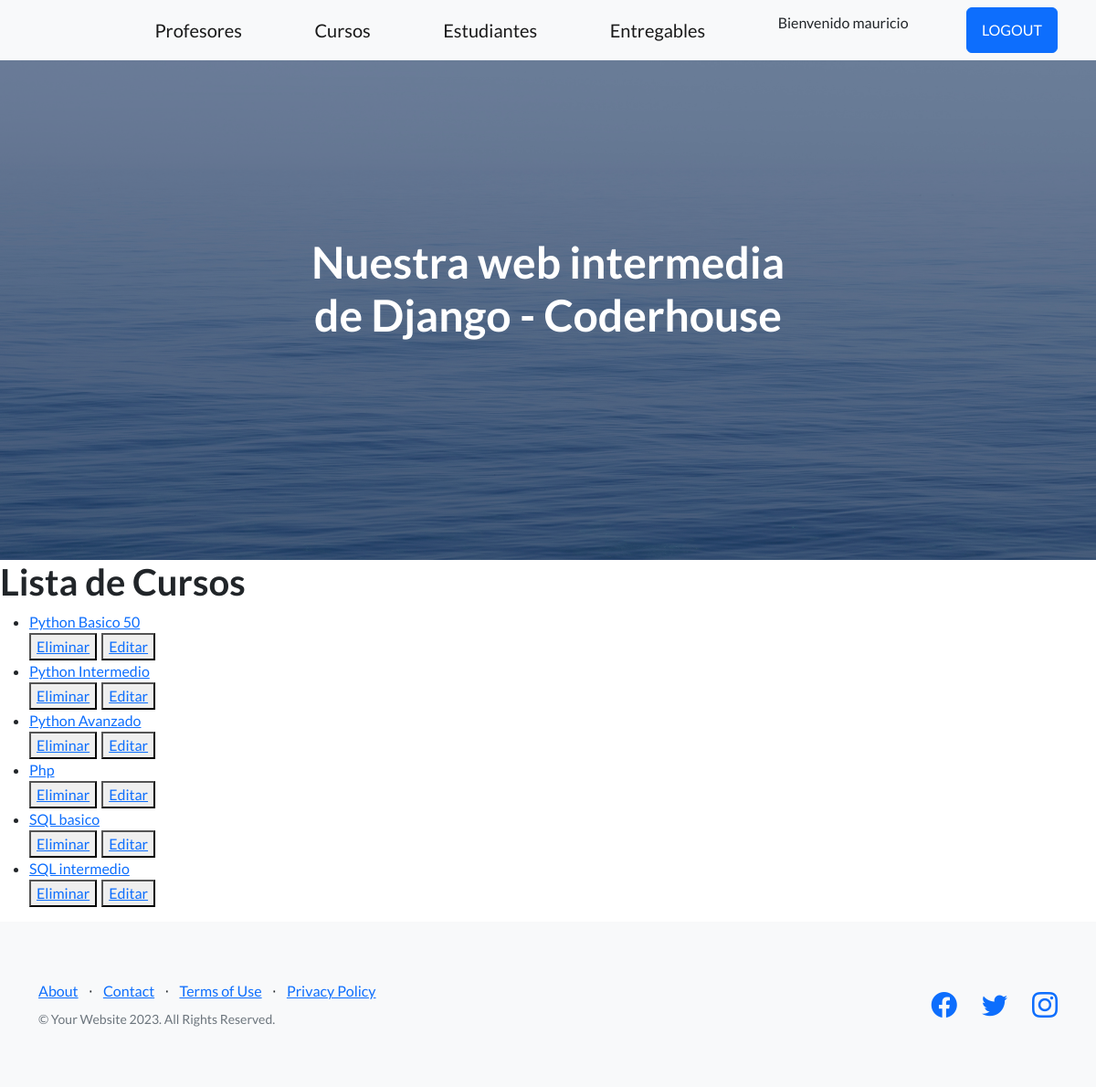
The app's page /app-coder/listaCursos/ (signed in) with its own data.
### AppCoder/models.py (models this page shows)
class Curso(models.Model):
  nombre = models.CharField(max_length=50)
  camada = models.IntegerField()
  def __str__(self):
    return f'{self.nombre}'

### AppCoder/views.py (the view)
# urls.py: path('listaCursos/', CursoList.as_view(), name="ListaCursos"),
class CursoList(LoginRequiredMixin, ListView):
  model = Curso
  template_name = 'curso_list.html'
  context_object_name = 'cursos'

### AppCoder/templates/curso_list.html (shortened to what this page needs)
{% extends 'padre.html' %}
{% load static %}
{% block contenidoQueCambia %}
  <h1>Lista de Cursos</h1>
  <ul>
    {% for curso in cursos %}
      <li>
        <a href="{% url 'DetalleCursos' curso.id %}">
          {{ curso }}
        </a>
      </li>
      <div style="display: flex; column-gap: 5px;">
        <button>
          <a href="{% url 'EliminaCursos' curso.id %}">Eliminar</a>
        </button>
        <button>
          <a href="{% url 'ActualizaCursos' curso.id %}">Editar</a>
        </button>
      </div>
    {% endfor %}
  </ul>
{% endblock contenidoQueCambia %}

### AppCoder/templates/navbar.html (shortened to what this page needs)
<nav class="navbar navbar-light bg-light static-top">
  <div class="container">
      <div class="mi-button">
      </div>
      <a class="navbar-brand" href="{% url 'ListaProfesores' %}">Profesores</a>
      <a class="navbar-brand" href="{% url 'ListaCursos' %}">Cursos</a>
      <a class="navbar-brand" href="{% url 'Estudiantes' %}">Estudiantes</a>
      <a class="navbar-brand" href="{% url 'Entregables' %}">Entregables</a>
      {% if user.is_authenticated %}
        <p>Bienvenido {{user.username}}</p>
        <a class="btn btn-primary" href="{% url 'Logout' %}">LOGOUT</a>
      {% else %}
        <a class="btn btn-primary" href="{% url 'Login' %}">LOGIN</a>
      {% endif %}
  </div>
</nav>

### AppCoder/static/css/mis_estilos.css (style rules this page uses)
.mi-button { padding-right: 170px; margin-left: -170px; }

### records on screen
Curso: nombre "Python Basico 50"
Curso: nombre "Python Intermedio"
Curso: nombre "Python Avanzado"
Curso: nombre "Php"
Curso: nombre "SQL basico"
Curso: nombre "SQL intermedio"

### other values on screen
{{ user.username }} "mauricio"
